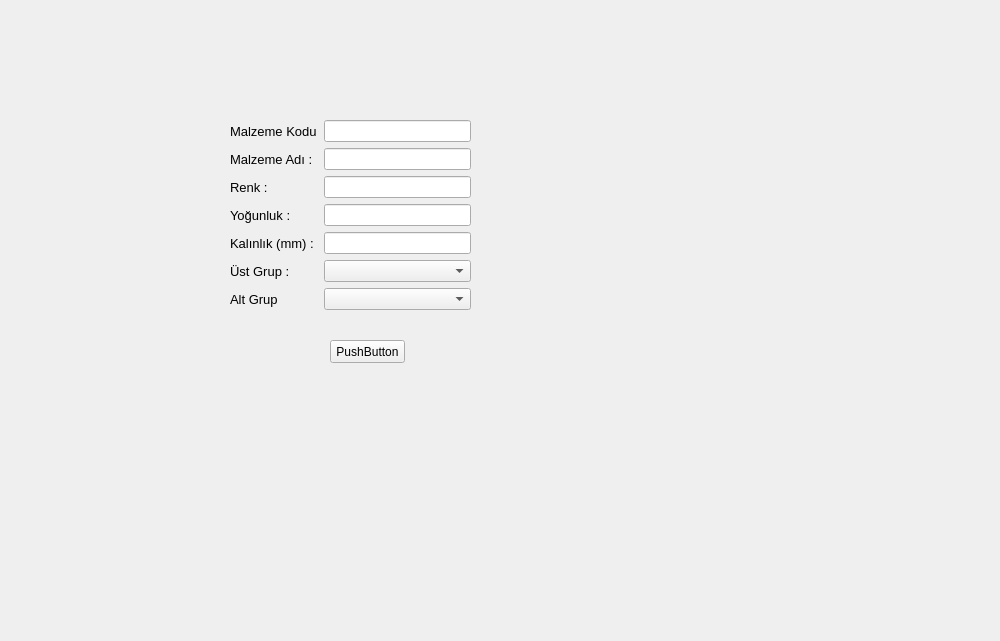
<?xml version="1.0" encoding="UTF-8"?>
<ui version="4.0">
 <class>FormAddFoam</class>
 <widget class="QWidget" name="FormAddFoam">
  <property name="geometry">
   <rect>
    <x>0</x>
    <y>0</y>
    <width>1000</width>
    <height>641</height>
   </rect>
  </property>
  <property name="windowTitle">
   <string>Form</string>
  </property>
  <widget class="QWidget" name="formLayoutWidget">
   <property name="geometry">
    <rect>
     <x>230</x>
     <y>120</y>
     <width>241</width>
     <height>207</height>
    </rect>
   </property>
   <layout class="QFormLayout" name="formLayout">
    <item row="0" column="0">
     <widget class="QLabel" name="label">
      <property name="font">
       <font>
        <pointsize>10</pointsize>
       </font>
      </property>
      <property name="text">
       <string>Malzeme Kodu</string>
      </property>
     </widget>
    </item>
    <item row="0" column="1">
     <widget class="QLineEdit" name="lineEdit"/>
    </item>
    <item row="1" column="0">
     <widget class="QLabel" name="label_2">
      <property name="font">
       <font>
        <pointsize>10</pointsize>
       </font>
      </property>
      <property name="text">
       <string>Malzeme Adı :</string>
      </property>
     </widget>
    </item>
    <item row="1" column="1">
     <widget class="QLineEdit" name="lineEdit_3"/>
    </item>
    <item row="2" column="0">
     <widget class="QLabel" name="label_3">
      <property name="font">
       <font>
        <pointsize>10</pointsize>
       </font>
      </property>
      <property name="text">
       <string>Renk :</string>
      </property>
     </widget>
    </item>
    <item row="2" column="1">
     <widget class="QLineEdit" name="lineEdit_2"/>
    </item>
    <item row="3" column="0">
     <widget class="QLabel" name="label_4">
      <property name="font">
       <font>
        <pointsize>10</pointsize>
       </font>
      </property>
      <property name="text">
       <string>Yoğunluk :</string>
      </property>
     </widget>
    </item>
    <item row="3" column="1">
     <widget class="QLineEdit" name="lineEdit_4"/>
    </item>
    <item row="4" column="0">
     <widget class="QLabel" name="label_5">
      <property name="font">
       <font>
        <pointsize>10</pointsize>
       </font>
      </property>
      <property name="text">
       <string>Kalınlık (mm) : </string>
      </property>
     </widget>
    </item>
    <item row="4" column="1">
     <widget class="QLineEdit" name="lineEdit_6"/>
    </item>
    <item row="5" column="0">
     <widget class="QLabel" name="label_6">
      <property name="font">
       <font>
        <pointsize>10</pointsize>
       </font>
      </property>
      <property name="text">
       <string>Üst Grup : </string>
      </property>
     </widget>
    </item>
    <item row="6" column="0">
     <widget class="QLabel" name="label_7">
      <property name="font">
       <font>
        <pointsize>10</pointsize>
       </font>
      </property>
      <property name="text">
       <string>Alt Grup</string>
      </property>
     </widget>
    </item>
    <item row="5" column="1">
     <widget class="QComboBox" name="comboBox"/>
    </item>
    <item row="6" column="1">
     <widget class="QComboBox" name="comboBox_2"/>
    </item>
   </layout>
  </widget>
  <widget class="QPushButton" name="pushButton">
   <property name="geometry">
    <rect>
     <x>330</x>
     <y>340</y>
     <width>75</width>
     <height>23</height>
    </rect>
   </property>
   <property name="text">
    <string>PushButton</string>
   </property>
  </widget>
 </widget>
 <resources/>
 <connections/>
</ui>
